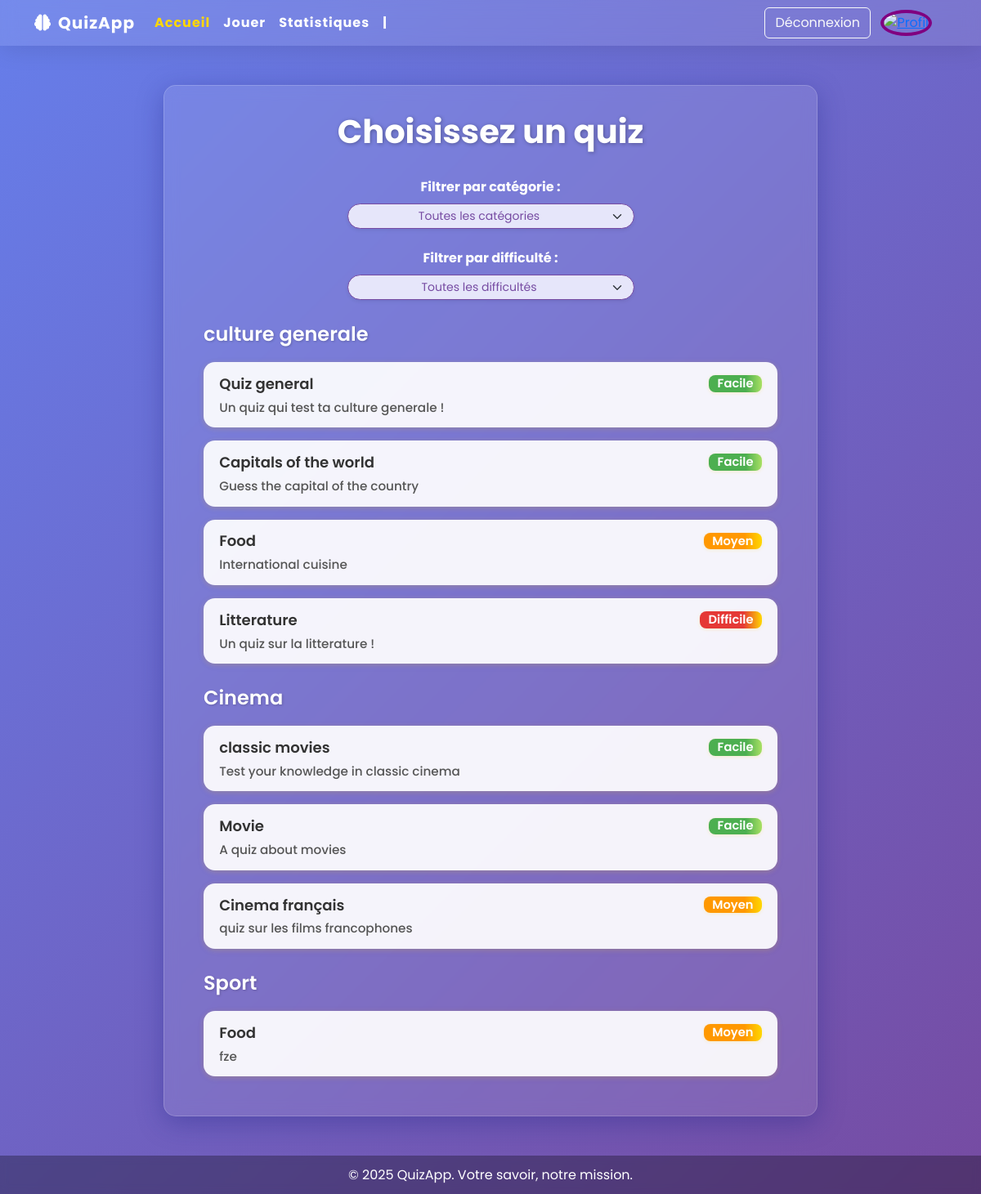
Page /quiz/choice/ (signed in) on the committed database.
### quizApp/models.py (models this page shows, shortened)
class Categorie(models.Model):
    type_quiz =models.CharField(unique=True,max_length=50)

class Quiz(models.Model):
    DIFFICULTE_CHOICES = [
        ('Facile', 'Facile'),
        ('Moyen', 'Moyen'),
        ('Difficile', 'Difficile'),
    ]
    difficulte = models.CharField(max_length=10, choices=DIFFICULTE_CHOICES, default='Facile')
    title = models.CharField(max_length=255)
    description = models.TextField()
    type_quiz = models.ForeignKey(Categorie,on_delete=models.CASCADE)
    creator = models.ForeignKey(Participant, on_delete=models.CASCADE, related_name='quizzes')
    times_played = models.IntegerField(default=0)
    times_visited = models.IntegerField(default=0)

### quizApp/views.py (the view)
# urls.py: path('choice/', views.quizChoice.as_view(), name='quizPage'),
class quizChoice(LoginRequiredMixin, View):
    def get(self, request):
        type_quiz = request.GET.get('categorie')
        difficulte = request.GET.get('difficulte')
        categories = Categorie.objects.all()
        quiz = Quiz.objects.all()
        if type_quiz:
            quiz = quiz.filter(type_quiz__type_quiz=type_quiz)
        if difficulte:
            quiz = quiz.filter(difficulte__iexact=difficulte)
        return render(request, 'quizChoice.html', {
            'quiz': quiz,
            'categories': categories,
            'type_quiz': type_quiz,
            'difficulte': difficulte,
        })

### quizApp/templates/quizChoice.html (shortened to what this page needs)
<!DOCTYPE html>
<html lang="fr">
<head>
  <link href="https://cdn.jsdelivr.net/npm/bootstrap@5.3.5/dist/css/bootstrap.min.css" rel="stylesheet">
  <link rel="stylesheet" href="https://cdnjs.cloudflare.com/ajax/libs/font-awesome/6.5.0/css/all.min.css" />
</head>
<body>
  {% include 'navbar.html' %}
  <div class="quiz-container">
    <h1>Choisissez un quiz</h1>
    <div class="mb-3 text-center">
      <label for="categoryFilter" class="form-label fw-bold">Filtrer par catégorie :</label>
      <select id="categoryFilter" class="form-select form-select-sm rounded-pill shadow-sm text-center w-50 mx-auto mb-3" style="background-color:#e6e6fa; color: #764ba2; border: 1.5px solid #764ba2;">
        <option value="all">Toutes les catégories</option>
      </select>
      <label for="difficultyFilter" class="form-label fw-bold mt-2">Filtrer par difficulté :</label>
      <select id="difficultyFilter" class="form-select form-select-sm rounded-pill shadow-sm text-center w-50 mx-auto" style="background-color:#e6e6fa; color: #764ba2; border: 1.5px solid #764ba2;">
        <option style="color: #764ba2;" value="all">Toutes les difficultés</option>
      </select>
    </div>
    {% if categories %}
      {% for categorie in categories %}
        <div class="category-title category-group" data-category="{{ categorie.type_quiz|slugify }}">{{ categorie.type_quiz }}</div>
        {% for quiz in categorie.quiz_set.all %}
        <div class="quiz-card" data-category="{{ categorie.type_quiz|slugify }}" data-difficulty="{{ quiz.difficulte|lower }}">
          <a href="{% url 'quizCommence' quiz.id %}">
            <div style="display: flex; align-items: center; justify-content: space-between;">
              <span class="value" style="font-size:1.13rem; font-weight:600; color:#764ba2;">{{ quiz.title }}</span>
              <span class="badge {% if quiz.difficulte|lower == 'facile' %}facile{% elif quiz.difficulte|lower == 'moyen' %}moyen{% elif quiz.difficulte|lower == 'difficile' %}difficile{% endif %}">{{ quiz.difficulte }}</span>
            </div>
            <div style="margin-top: 0.3rem; color: #555; font-size: 0.95rem;">
              {{ quiz.description }}
            </div>
          </a>
        </div>
        {% endfor %}
      {% endfor %}
    {% else %}
      <p class="text-center text-warning">Aucun quiz disponible pour le moment. Veuillez revenir plus tard.</p>
    {% endif %}
  </div>
  <footer>
    <div class="container">
      <p class="mb-0">© 2025 QuizApp. Votre savoir, notre mission.</p>
    </div>
  </footer>
</body>
</html>

### quizApp/templates/navbar.html (shortened to what this page needs)
{% load static %}
<nav class="navbar navbar-expand-lg navbar-dark sticky-top">
  <div class="container">
    <a class="navbar-brand fw-bold" href="{% url 'home' %}"><i class="fas fa-brain me-2"></i>QuizApp</a>
    <div class="collapse navbar-collapse" id="navbarNav">
      <ul class="navbar-nav me-auto">
        <li class="nav-item"><a class="nav-link active" href="{% url 'home' %}">Accueil</a></li>
        <li class="nav-item"><a class="nav-link " href="{% url 'quizPage' %}">Jouer</a></li>
        <li class="nav-item"><a class="nav-link " href="{% url 'statistics' %}">Statistiques</a></li>
        <li class="nav-item"><span class=" nav-link" style="margin-right: 4rem;">|</span></li>
      </ul>
      <div>
        {% if user.is_authenticated %}
          <div class="d-inline">
            <form action="{% url 'logout' %}" method="post" class="d-inline">
              <button type="submit" class="btn btn-outline-light me-2">Déconnexion</button>
            </form>
            <a href="{%url 'profile'%}" class="me-2">
                {% if user.profile_picture %}
                <img src="{{ user.profile_picture.url }}" alt="Profil" class="rounded-circle" style="width: 40px; height: 40px; object-fit: cover; margin-right: 10px; border: 4px solid purple;">
                {% else %}
                    <img src="{% static 'images/default_profile.jpg ' %}" alt="Profil" class="rounded-circle" style="width: 40px; height: 40px; object-fit: cover; margin-right: 10px; border: 4px solid purple;">
                {% endif %}
              </a>
          </div>
        {% else %}
          <a href="{% url 'login' %}" class="btn btn-outline-light me-2">Connexion</a>
          <a href="{% url 'signup' %}" class="btn btn-main">Inscription</a>
        {% endif %}
      </div>
    </div>
  </div>
</nav>

### quizApp/templates/quizChoice.html (style rules this page uses)
body { background: linear-gradient(135deg, #667eea, #764ba2); font-family: 'Poppins', sans-serif; color: #fff; margin: 0; }
.navbar { background-color: rgba(255, 255, 255, 0.1) !important; backdrop-filter: blur(10px); box-shadow: 0 4px 30px rgba(0, 0, 0, 0.1); }
.navbar-brand, .nav-link { color: #fff !important; font-weight: 700; letter-spacing: 1px; transition: color 0.3s ease; }
.nav-link:hover, .nav-link.active { color: #ffd700 !important; }
.quiz-container { max-width: 800px; margin: 3rem auto; background: rgba(255, 255, 255, 0.1); border-radius: 15px; padding: 2rem 3rem; box-shadow: 0 8px 32px 0 rgba(31, 38, 135, 0.37); backdrop-filter: blur(8.5px); border: 1px solid rgba(255, 255, 255, 0.18); }
h1 { text-align: center; font-weight: 700; font-size: 2.5rem; margin-bottom: 2rem; text-shadow: 1px 1px 5px rgba(0,0,0,0.3); }
.category-title { font-size: 1.5rem; font-weight: 600; margin-top: 1.5rem; margin-bottom: 1rem; text-shadow: 1px 1px 3px rgba(0,0,0,0.2); }
.quiz-card { background: rgba(255, 255, 255, 0.92); color: #333 !important; padding: 0.8rem 1.2rem; margin-bottom: 1rem; border-radius: 14px; transition: box-shadow 0.3s, transform 0.2s; border: none; box-shadow: 0 2px 8px 0 rgba(118, 75, 162, 0.10), 0 1.5px 6px 0 #ffd70033; display: block; position: relative; font-size: 0.98rem; }
.quiz-card::before { content: none; }
.quiz-card a { color: inherit; text-decoration: none; font-weight: 500; display: block; width: 100%; font-size: 0.98rem; }
.value { color: #333 !important; font-size: 0.98rem; font-weight: 500; }
.quiz-card .badge { background: #ffd700; color: #fff; font-size: 0.92rem; font-weight: 600; border-radius: 8px; padding: 0.2em 0.7em; margin-left: 0.5em; box-shadow: 0 1px 4px #ffd70033; border: none; transition: background 0.2s; }
.quiz-card .badge.facile { background: linear-gradient(90deg, #4caf50 70%, #a8e063 100%); color: #fff; }
.quiz-card .badge.moyen { background: linear-gradient(90deg, #ff9800 70%, #ffd700 100%); color: #fff; }
.quiz-card .badge.difficile { background: linear-gradient(90deg, #e53935 70%, #ffd700 100%); color: #fff; }
footer { background-color: rgba(0, 0, 0, 0.3); backdrop-filter: blur(5px); color: white; text-align: center; padding: 0.7rem 0; margin: auto; }

### rows in the picture
Categorie: type_quiz "culture generale"
Quiz: title "Quiz general", difficulte "Facile", description "Un quiz qui test ta culture generale !"
Quiz: title "Capitals of the world", difficulte "Facile", description "Guess the capital of the country"
Quiz: title "Food", difficulte "Moyen", description "International cuisine"
Quiz: title "Litterature", difficulte "Difficile", description "Un quiz sur la litterature !"
Categorie: type_quiz "Cinema"
Quiz: title "classic movies", difficulte "Facile", description "Test your knowledge in classic cinema"
Quiz: title "Movie", difficulte "Facile", description "A quiz about movies"
Quiz: title "Cinema français", difficulte "Moyen", description "quiz sur les films francophones"
Categorie: type_quiz "Sport"
Quiz: title "Food", difficulte "Moyen", description "fze"
